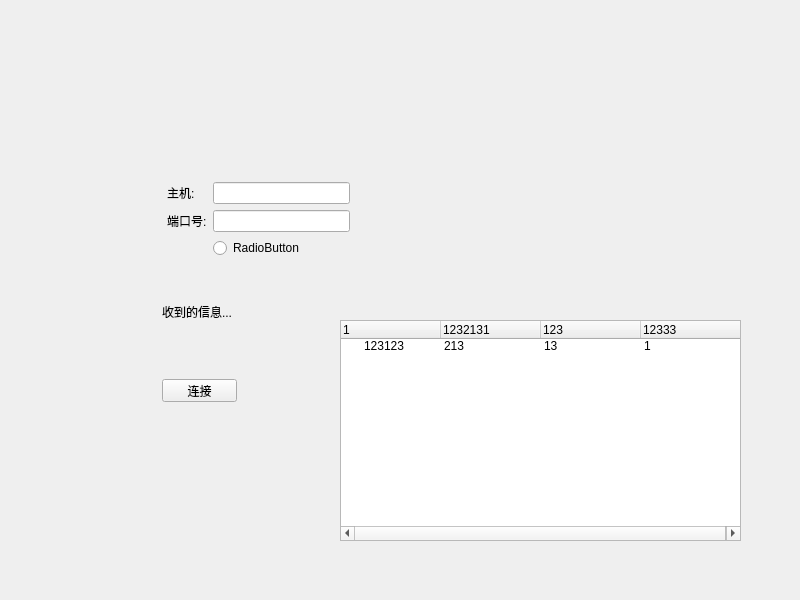
<?xml version="1.0" encoding="UTF-8"?>
<ui version="4.0">
 <class>Widget</class>
 <widget class="QWidget" name="Widget">
  <property name="geometry">
   <rect>
    <x>0</x>
    <y>0</y>
    <width>800</width>
    <height>600</height>
   </rect>
  </property>
  <property name="windowTitle">
   <string>Widget</string>
  </property>
  <widget class="QLabel" name="messageLabel">
   <property name="geometry">
    <rect>
     <x>162</x>
     <y>304</y>
     <width>78</width>
     <height>16</height>
    </rect>
   </property>
   <property name="text">
    <string>收到的信息...</string>
   </property>
  </widget>
  <widget class="QPushButton" name="pushButton">
   <property name="geometry">
    <rect>
     <x>162</x>
     <y>379</y>
     <width>75</width>
     <height>23</height>
    </rect>
   </property>
   <property name="text">
    <string>连接</string>
   </property>
  </widget>
  <widget class="QTreeWidget" name="treeWidget">
   <property name="geometry">
    <rect>
     <x>340</x>
     <y>320</y>
     <width>401</width>
     <height>221</height>
    </rect>
   </property>
   <column>
    <property name="text">
     <string>1</string>
    </property>
   </column>
   <column>
    <property name="text">
     <string>1232131</string>
    </property>
   </column>
   <column>
    <property name="text">
     <string>123</string>
    </property>
   </column>
   <column>
    <property name="text">
     <string>12333</string>
    </property>
   </column>
   <item>
    <property name="text">
     <string>123123</string>
    </property>
    <property name="text">
     <string>213</string>
    </property>
    <property name="text">
     <string>13</string>
    </property>
    <property name="text">
     <string>1</string>
    </property>
   </item>
  </widget>
  <widget class="QWidget" name="">
   <property name="geometry">
    <rect>
     <x>167</x>
     <y>182</y>
     <width>183</width>
     <height>88</height>
    </rect>
   </property>
   <layout class="QFormLayout" name="formLayout">
    <item row="0" column="0">
     <widget class="QLabel" name="label">
      <property name="text">
       <string>主机:</string>
      </property>
     </widget>
    </item>
    <item row="0" column="1">
     <widget class="QLineEdit" name="hostLineEdit"/>
    </item>
    <item row="2" column="1">
     <widget class="QLineEdit" name="portLikneEdit"/>
    </item>
    <item row="3" column="1">
     <widget class="QRadioButton" name="radioButton">
      <property name="text">
       <string>RadioButton</string>
      </property>
     </widget>
    </item>
    <item row="2" column="0">
     <widget class="QLabel" name="label_2">
      <property name="text">
       <string>端口号:</string>
      </property>
     </widget>
    </item>
   </layout>
  </widget>
 </widget>
 <resources/>
 <connections/>
</ui>
